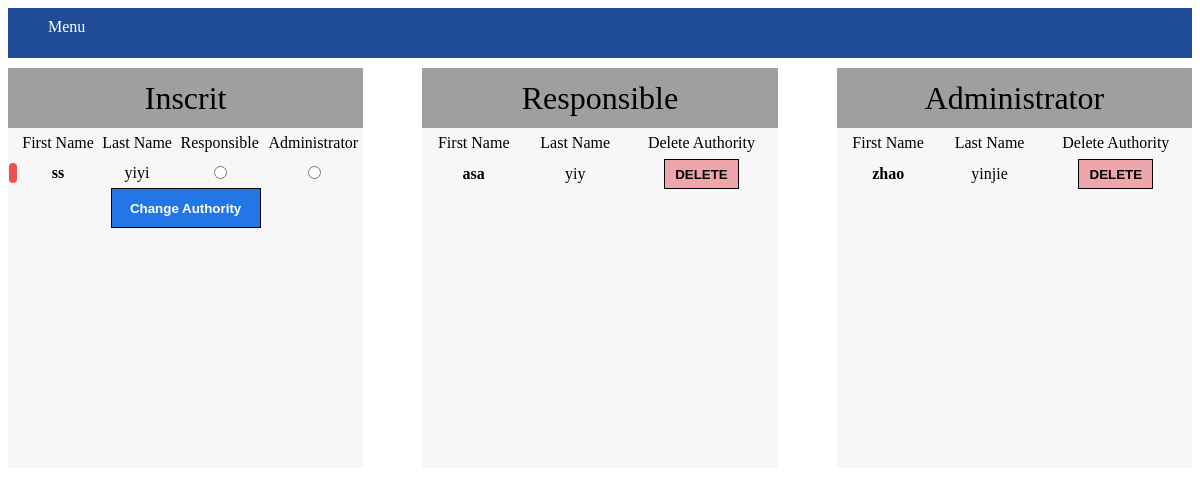
The app's page /php/changeIdentity.php (signed in) with its own data.
### tables this page shows
CREATE TABLE `Inscrit` (
  `id` int(11) NOT NULL,
  `nom` varchar(20) NOT NULL,
  `prenom` varchar(15) NOT NULL,
  `unom` varchar(15) NOT NULL,
  `email` varchar(30) DEFAULT NULL,
  `password` varchar(10) NOT NULL
);

### php/changeIdentity.php (the view, shortened to what this page needs)
<!DOCTYPE html>
<html lang="en">
<head>
	<link rel="stylesheet" type="text/css" href="../css/changeIdentity.css">
</head>
<body>
	<header>
		<div class="menu">Menu</div>
	</header>
	<section class="container">
		<div id="Inscrit" class="item">
			<div class="title">Inscrit</div>
		<?php
			try
			{
				$bdd = new PDO('mysql:host=localhost;dbname=bdd_7_12;charset=utf8', 'grp_7_12', 'ohfae5ioVi');
			}
			catch(Exception $e)
			{
			        die('Erreur : '.$e->getMessage());
			}
			$req = $bdd->query('SELECT i.id AS id, i.nom AS nom, i.prenom AS prenom, i.unom AS unom FROM Inscrit i
				LEFT JOIN Responsable r ON i.id = r.idInscrit
				LEFT JOIN Administrator a ON i.id = a.idInscrit
				WHERE a.idInscrit IS NULL AND r.idInscrit IS NULL;
						');
			?>
			<form method="post" action="addAuthority.php">
			<table id="inscritTable">
				<tr><td></td><td>First Name</td><td>Last Name</td><td>Responsible</td><td>Administrator</td></tr>
			<?php
			while ($donnees = $req->fetch())
			{
			echo '<tr><td><div class="iconDelete"><a name="iconDelete" href="deleteInscrit.php?id='.htmlspecialchars($donnees['id']).'" >X</a></div></td>';
			echo '<td><strong>'.htmlspecialchars($donnees['nom']).'</strong></td>';
			echo '<td> '.htmlspecialchars($donnees['prenom']).'</td>';
			echo '<td><input type="radio" name="'.$donnees['unom'].'" value="Responsible"</td>';
			echo '<td><input type="radio" name="'.$donnees['unom'].'" value="Administrator" class="dbRadio"></td></tr>';
			}
			?>
			</table>
			<div class="restSpaceItem">
				<input type="submit" name="change" value="Change Authority" class="button">
			</div>
			</form>
		</div>
		<div id="Responsible" class="item">
			<div class="title">Responsible</div>
			<?php
			$req = $bdd->query('SELECT i.id AS id, i.nom AS nom, i.prenom AS prenom FROM Inscrit i INNER JOIN Responsable r ON i.id = r.idInscrit');
			?>
				<table>
					<tr><td>First Name</td><td>Last Name</td><td>Delete Authority</td></tr>
				<?php
			while ($donnees = $req->fetch())
			{
				echo '<tr data-href="gestion.php?id'.htmlspecialchars($donnees['id']).'">';
				echo '<td><strong>'.htmlspecialchars($donnees['nom']).'</strong></td>';
				echo '<td> '.htmlspecialchars($donnees['prenom']).'</td>';
				echo '<td><form method="post" action="deleteAuthority.php"><input type="hidden" name="deleteResp" value="'.$donnees['id'].'"/><input type="submit" name="responDelete" value="DELETE" class="deleteButton"/></form></td></tr>';
			}
		?>
			</table>
		</div>
		<div id="Administrator" class="item">
			<div class="title">Administrator</div>
			<?php
			$req = $bdd->query('SELECT i.id AS id,i.nom AS nom, i.prenom AS prenom FROM Inscrit i INNER JOIN Administrator a ON i.id = a.idInscrit');
			?>
				<table>
					<tr><td>First Name</td><td>Last Name</td><td>Delete Authority</td></tr>
				<?php
			while ($donnees = $req->fetch())
			{
				echo '<tr><td><strong>'.htmlspecialchars($donnees['nom']).'</strong></td>';
				echo '<td> '.htmlspecialchars($donnees['prenom']).'</td>';
				echo '<td><form method="post" action="deleteAuthority.php"><input type="hidden" name="deleteAdmin" value="'.$donnees['id'].'"/><input type="submit" name="adminDelete" value="DELETE" class="deleteButton"/></form></td></tr>';
			}
		?>
		</table>
		</div>
	</section>
</body>
</html>

### css/changeIdentity.css (style rules this page uses)
header { width: 100%; background-color: #204B97; display: flex; justify-content: left; flex-direction: column; }
.menu { height: 40px; color: white; margin-left: 40px; margin-top: 10px; }
a { color: #F04F4F; text-decoration: none; font-size: 10px; text-align: center; }
.iconDelete { background-color: #F04F4F; border-radius: 60px; height: 20px; }
.container { width: 100%; display: grid; grid-template-columns: repeat(auto-fit, minmax(200px,1fr)); grid-column-gap: 5%; grid-row-gap: 10px; margin-top: 10px; }
.item { width: 100%; height: 400px; background-color: #F7F7F7; overflow: scroll; overflow-x: hidden; }
.title { background-color: #9F9F9F; font-size: 2em; height: 60px; display: flex; align-items: center; justify-content: center; }
.button { width: 150px; height:40px; border:1px black solid; background-color: #2376E5; color: white; font-weight: bold; margin-right: auto; margin-left: auto; }
.restSpaceItem { display: flex; align-items: flex-end; height: 40%; width: 100%; }
.deleteButton { width: 75px; height:30px; border:1px black solid; background-color: #EEA6AA; color: black; font-weight: bold; }
form { max-height: 340px; }
table { width: 100%; text-align: center; border-collapse: collapse; max-height: 300px; }
tr { margin:0; padding: 10px; text-align: center; font-size: 1em; height: 30px; }

### records on screen
inscrit: nom "ss", prenom "yiyi"
inscrit: nom "asa", prenom "yiy"
inscrit: nom "zhao", prenom "yinjie"
